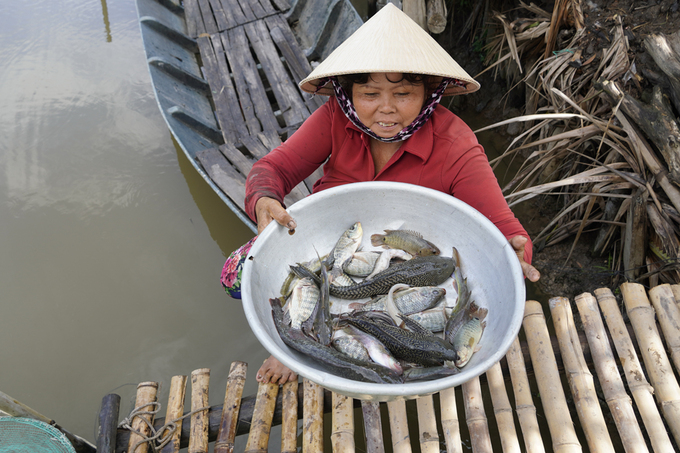
#> input picture anh.jpg, 680 x 453 px
$ python 06cropImage.py
#> lines starting #> are read from the running program, lines starting #| are printed output that depends on the picture
import cv2 as cv

img = cv.imread('anh.jpg', 1)
#> img is the input picture: shape (453, 680, 3); mean B, G, R 112.9, 117.9, 126.4
subImg = img[190:400, 190:528]
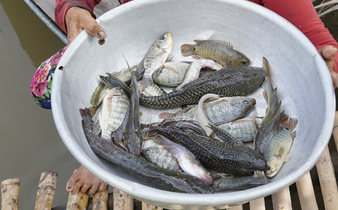
#> subImg: shape (210, 338, 3); mean B, G, R 139.8, 140.9, 145.4
subImg = subImg[:, :, 1]    # doi mau
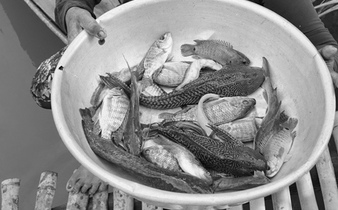
#> subImg: shape (210, 338); min 0, max 251, mean 140.9
cv.imshow('image', subImg)
cv.waitKey()
cv.destroyAllWindows()
